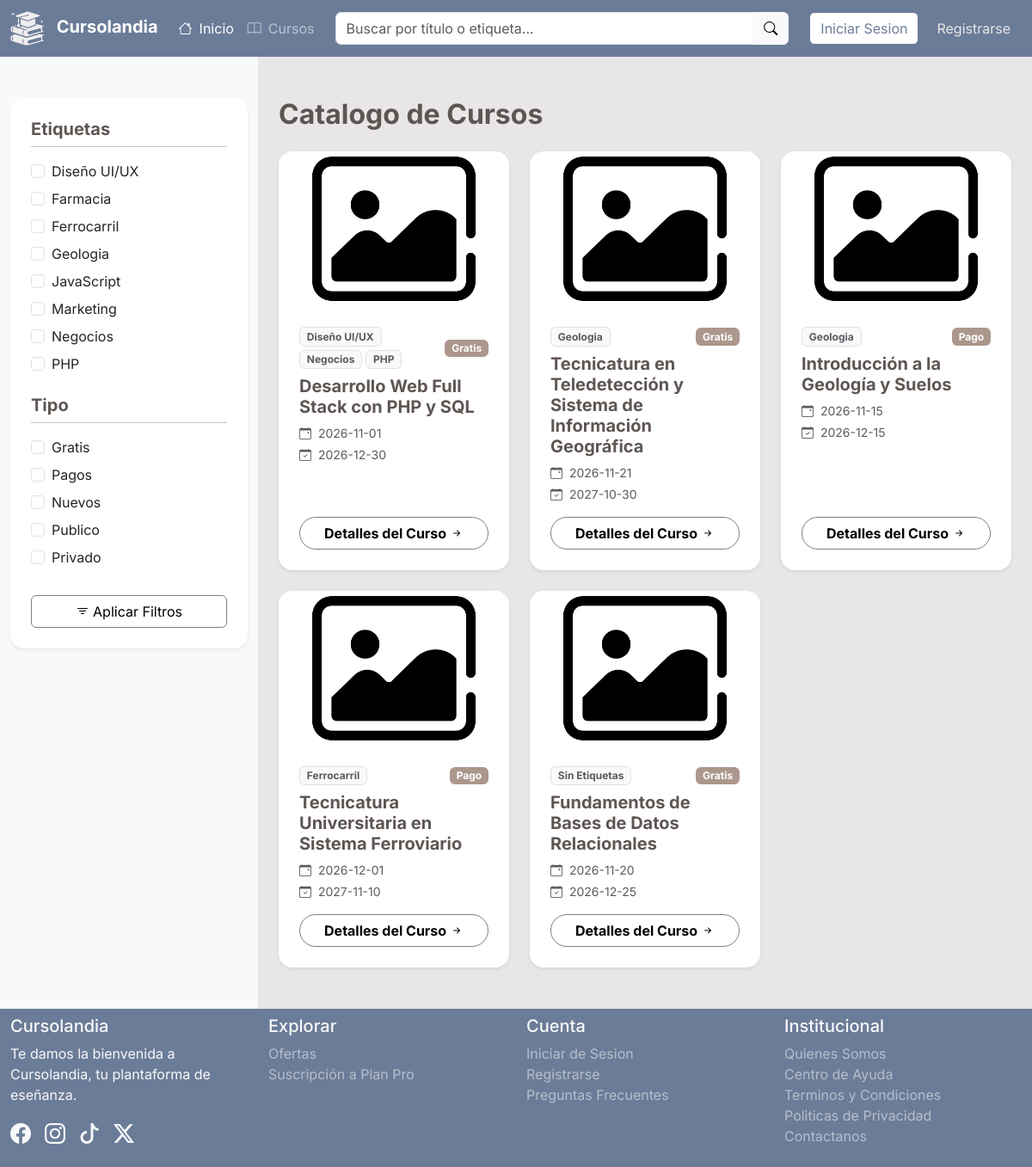
The page /Interfaz/Cursos/catalogo.php on the database its author committed.
### tables this page shows
CREATE TABLE Etiquetas (
    E_ID INT AUTO_INCREMENT NOT NULL PRIMARY KEY,
    E_Nombre VARCHAR(50) NOT NULL UNIQUE
);

CREATE TABLE Cursos (
    C_ID INT AUTO_INCREMENT NOT NULL,
    U_ID_Crea INT NOT NULL,
    C_Titulo VARCHAR (150) NOT NULL,
    C_Descripcion TEXT NOT NULL,
    C_Costo DECIMAL(10, 2) DEFAULT NULL,
    C_Cupos INT DEFAULT NULL,
    C_FDInicio DATE NOT NULL,
    C_FDFin DATE NOT NULL,
    C_Img VARCHAR(255) DEFAULT 'imgcurso_pordefecto.png',
    C_Acceso ENUM('Publico','Privado') NOT NULL DEFAULT 'Publico',
    PRIMARY KEY (C_ID),
    CONSTRAINT FK_U_ID_Crea FOREIGN KEY (U_ID_Crea) REFERENCES Usuarios(U_ID) ON DELETE CASCADE,
    CONSTRAINT chk_C_Costo CHECK (C_Costo IS NULL OR C_Costo >= 0),
    CONSTRAINT chk_C_Cupos CHECK (C_Cupos IS NULL OR C_Cupos >= 0),
    CONSTRAINT chk_C_Fechas CHECK (C_FDInicio <= C_FDFin)
);

### Persistencia/Consultas/EtiquetaBD.php (called while the page is built, shortened)
<?php
    require_once RUTA_BASE . "/Logica/Etiqueta.php";
    class EtiquetaBD {
        public function listar_etiquetas () {
            $lista_e = array();
            include RUTA_BASE . "/Persistencia/conexion.php";
            $qry = "SELECT * FROM Etiquetas";
            $result = mysqli_query($conexion,$qry);
            while ($fila = mysqli_fetch_array($result)) {
                $e = new Etiqueta ($fila[1],$fila[0]);
                $lista_e[] = $e;
            }
            return $lista_e;
        }
    }
?>

### Logica/Etiqueta.php (called while the page is built, shortened)
<?php
    class Etiqueta {
        public function __construct ($nombre, $id = null) {
            $this -> nombre = $nombre;
            $this -> id = $id;
        }
        public function __get ($var) {
            return $this -> $var;
        }
    }
?>

### Persistencia/Consultas/CursoBD.php (called while the page is built, shortened)
<?php
    class CursoBD {
        public function listar_cursos ($f_etiquetas = array(), $f_gratis = 0, $f_pagos = 0,
            $f_nuevos = 0, $f_publicos = 0, $f_privados = 0) {
            $condiciones = "WHERE 1=1";
            $lista = array();
            $order = ($f_nuevos == 1) ? "ORDER BY C_ID DESC" : "";
            $qry = "
                SELECT Cursos.*, U_Nom, U_Ape,
                GROUP_CONCAT(E_Nombre SEPARATOR ', ') AS Etiquetas
                FROM Cursos INNER JOIN Usuarios ON U_ID_Crea = U_ID
                LEFT JOIN Tiene ON C_ID = C_ID_Tiene
                LEFT JOIN Etiquetas ON E_ID_Tiene = E_ID
                $condiciones
                GROUP BY Cursos.C_ID
                $order
            ";
            include RUTA_BASE . "/Persistencia/conexion.php";
            $result = mysqli_query($conexion,$qry);
            while ($fila = mysqli_fetch_array($result)) {
                $lista[] = $fila;
            }
            return $lista;
        }
    }
?>

### Interfaz/Cursos/catalogo.php (the view, shortened to what this page needs)
<?php
    include RUTA_BASE . '/Interfaz/Incluidos/cabecera.php';
    require_once RUTA_BASE . '/Persistencia/Consultas/EtiquetaBD.php';
    require_once RUTA_BASE . '/Persistencia/Consultas/CursoBD.php';
    extract($_POST);
    extract($_GET);
    $ebdd = new EtiquetaBD();
    $cbdd = new CursoBD();
    $lista_e = $ebdd -> listar_etiquetas();
    if (isset($buscar) && $buscar != "") {
        $lista_c = $cbdd -> buscar_curso($buscar);
        if (count($lista_c) == 0) {
            $mensaje_e = "No se encontro ningun elemento con esa palabra ingresada.";
        } else {
            $mensaje_e = "Elementos encontrados: " . count($lista_c);
        }
    } else {
        $lista_c = $cbdd -> listar_cursos();
    }
?>
<main>
    <section class="container-fluid">
        <div class="row">
            <div class="d-none d-lg-block col-lg-3 bg-light py-5">
                <div class="card bg-white rounded-4 border-0 shadow-sm p-4">
                    <form action="catalogo.php" method="POST" name="fpcfiltros">
                        <h5 class="mi-color-text fw-bold border-bottom border-secondary-subtle pb-2 mb-3">Etiquetas</h5>
                        <?php foreach($lista_e as $e):?>
                            <div class="form-check mb-2">
                                <input type='checkbox' name='etiquetas[]' id='<?php echo "etiq_pc_{$e->id}"; ?>' class='form-check-input' value='<?php echo $e->id; ?>'>
                                <label for='<?php echo "etiq_pc_{$e->id}"; ?>' class='form-check-label'><?php echo $e->nombre ;?></label>
                            </div>
                        <?php endforeach; ?>
                        <h5 class="mi-color-text fw-bold border-bottom border-secondary-subtle pb-2 mb-3 mt-4">Tipo</h5>
                        <div class="form-check mb-2">
                            <input type="checkbox" class="form-check-input" name="checkgratis" id="checkgratispc">
                            <label for="checkgratispc">Gratis</label>
                        </div>
                        <div class="form-check mb-2">
                            <input type="checkbox" class="form-check-input" name="checkpagos" id="checkpagospc">
                            <label for="checkpagospc">Pagos</label>
                        </div>
                        <div class="form-check mb-2">
                            <input type="checkbox" class="form-check-input" name="checknuevos" id="checknuevospc">
                            <label for="checknuevospc">Nuevos</label>
                        </div>
                        <div class="form-check mb-2">
                            <input type="checkbox" class="form-check-input" name="checkpublicos" id="checkpublicospc">
                            <label for="checkpublicospc">Publico</label>
                        </div>
                        <div class="form-check mb-2">
                            <input type="checkbox" class="form-check-input" name="checkprivados" id="checkprivadospc">
                            <label for="checkprivadospc">Privado</label>
                        </div>
                        <button type="submit" name="aplicar_f" value="1" class="btn mis-btnes-sinbg text-light w-100 mt-4"><i class="bi bi-filter me-1"></i>Aplicar Filtros</button>
                    </form>
                </div>
            </div>
            <div class="col-12 col-lg-9 py-5 px-4">
                <h2 class="mi-color-text fw-bold mb-4">Catalogo de Cursos</h2>
                <div class="row g-4">
                    <?php foreach ($lista_c as $c) :?>
                        <div class="col-12 col-md-6 col-lg-4">
                            <div class='card h-100 shadow-sm border-0 rounded-4'>
                                <?php if ($c["C_Img"] == "imgcurso_pordefecto.png"):?>
                                    <img src='<?php echo URL_BASE . "/Interfaz/Activos/imgcurso_pordefecto.png"; ?>' alt='' class='card-img-top rounded-top-4' style='height: 180px; object-fit: cover;'>
                                <?php else: ?>
                                    <img src='<?php echo URL_BASE . "/Subidos/Img/Cursos/" . $c["C_Img"];?>' alt='' class='card-img-top rounded-top-4' style='height: 180px; object-fit: cover;'>
                                <?php endif; ?>
                                <div class='card-body d-flex flex-column p-4'>
                                    <div class='d-flex justify-content-between align-items-center mb-2'>
                                        <div class="d-flex flex-wrap gap-1">
                                            <?php
                                                if (!empty($c["Etiquetas"])) {
                                                    $lista_e = explode(", ",$c["Etiquetas"]);
                                                    foreach ($lista_e as $e) {
                                                        echo "<span class='badge text-bg-light border text-muted'>{$e}</span>";
                                                    }
                                                } else {
                                                    echo "<span class='badge text-bg-light border text-muted'>Sin Etiquetas</span>";
                                                }
                                            ?>
                                        </div>
                                        <?php if ($c["C_Costo"] > 0):?>
                                        <span class='badge mi-bg-bronce'>Pago</span>
                                        <?php else: ?>
                                        <span class='badge mi-bg-bronce'>Gratis</span>
                                        <?php endif; ?>
                                    </div>
                                    <h5 class='card-title fw-bold mi-color-text mb-2'><?php echo $c["C_Titulo"];?></h5>
                                    <p class='text-muted small mb-1'>
                                        <i class='bi bi-calendar-event me-1'></i> <?php echo $c["C_FDInicio"];?>
                                    </p>
                                    <p class='text-muted small mb-3'>
                                        <i class='bi bi-calendar-check me-1'></i> <?php echo $c["C_FDFin"];?>
                                    </p>
                                    <a href='<?php echo URL_BASE; ?>/Interfaz/Cursos/detalles_c.php?id_c=<?php echo $c["C_ID"]; ?>' class='btn mis-btnes-sinbg rounded-pill w-100 mt-auto fw-bold'>
                                        Detalles del Curso <i class='bi bi-arrow-right-short'></i>
                                    </a>
                                </div>
                            </div>
                        </div>
                    <?php endforeach; ?>
                </div>
            </div>
        </div>
    </section>
</main>
<?php
include RUTA_BASE . '/Interfaz/Incluidos/pie.php';
?>

### Interfaz/Activos/curstyles.css (style rules this page uses)
body { background-color: #E9E6E7; font-family: 'Inter', sans-serif; }
.mi-bg-bronce { background-color: #AB978C; }
.mi-color-text { color: #5E5653; }
.mis-btnes-sinbg { background-color: transparent !important; border: 1px solid #7B7F8A !important; color: #000000 !important; }

### rows shown on the page
etiquetas: E_Nombre "Diseño UI/UX"
etiquetas: E_Nombre "Farmacia"
etiquetas: E_Nombre "Ferrocarril"
etiquetas: E_Nombre "Geologia"
etiquetas: E_Nombre "JavaScript"
etiquetas: E_Nombre "Marketing"
etiquetas: E_Nombre "Negocios"
etiquetas: E_Nombre "PHP"
cursos: e "Diseño UI/UX", e "Negocios", e "PHP", C_Costo "Gratis", C_Titulo "Desarrollo Web Full Stack con PHP y SQL", C_FDInicio "2026-11-01", C_FDFin "2026-12-30"
cursos: e "Geologia", C_Costo "Gratis", C_Titulo "Tecnicatura en Teledetección y Sistema de Información Geográfica", C_FDInicio "2026-11-21", C_FDFin "2027-10-30"
cursos: e "Geologia", C_Costo "Pago", C_Titulo "Introducción a la Geología y Suelos", C_FDInicio "2026-11-15", C_FDFin "2026-12-15"
cursos: e "Ferrocarril", C_Costo "Pago", C_Titulo "Tecnicatura Universitaria en Sistema Ferroviario", C_FDInicio "2026-12-01", C_FDFin "2027-11-10"
cursos: shows "Sin Etiquetas", C_Costo "Gratis", C_Titulo "Fundamentos de Bases de Datos Relacionales", C_FDInicio "2026-11-20", C_FDFin "2026-12-25"
